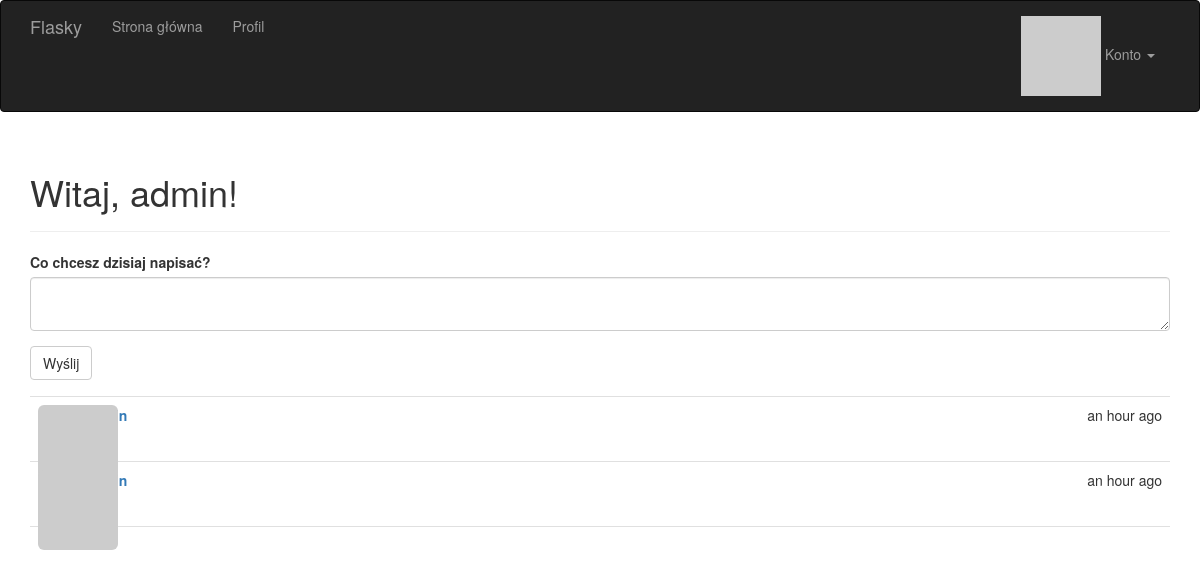
The page / (signed in) on the database its author committed.
### app/models.py (models this page shows, shortened)
class User(UserMixin, db.Model):
    __tablename__ = 'users'
    name = db.Column(db.String(64))
    location = db.Column(db.String(64))
    about_me = db.Column(db.Text())
    member_since = db.Column(db.DateTime(), default=datetime.utcnow)
    last_seen = db.Column(db.DateTime(), default=datetime.utcnow)
    id = db.Column(db.Integer, primary_key=True)
    email = db.Column(db.String(64), unique=True, index=True)
    username = db.Column(db.String(64), unique=True, index=True)
    password_hash = db.Column(db.String(128))
    confirmed = db.Column(db.Boolean, default=False)
    role_id = db.Column(db.Integer, db.ForeignKey('roles.id'))
    avatar_hash = db.Column(db.String(32))
    posts = db.relationship('Post', backref='author', lazy='dynamic')
    @property
    def password(self):
        raise AttributeError('Nie można odczytać atrybutu password')
    def can(self, perm):
        return self.role is not None and self.role.has_permission(perm)
    def ping(self):
        self.last_seen = datetime.utcnow()
        db.session.add(self)
        db.session.commit()
    def gravatar(self, size=100, default='identicon', rating='g'):
        if request.is_secure:
            url = 'https://secure.gravatar.com/avatar'
        else:
            url = 'http://secure.gravatar.com/avatar'
        hash = self.avatar_hash or self.gravatar_hash()
        return '{url}/{hash}?s={size}&d={default}&r={rating}'.format(url=url, hash=hash, size=size,
                                                                     default=default, rating=rating)
    def gravatar_hash(self):
        return hashlib.md5(self.email.lower().encode('utf-8')).hexdigest()

class Post(db.Model):
    __tablename__ = 'posts'
    id = db.Column(db.Integer, primary_key=True)
    body = db.Column(db.Text)
    timestamp = db.Column(db.DateTime, index=True, default=datetime.utcnow)
    author_id = db.Column(db.Integer, db.ForeignKey('users.id'))

### app/main/views.py (the view)
@main.route('/', methods=['GET', 'POST'])
def index():
    form = PostForm()
    if current_user.can(Permission.WRITE) and form.validate_on_submit():
        post = Post(body=form.body.data, author=current_user._get_current_object())
        db.session.add(post)
        db.session.commit()
        return redirect(url_for('.index'))
    posts = Post.query.order_by(Post.timestamp.desc()).all()
    return render_template('index.html', form=form, posts=posts)

### app/main/forms.py
class PostForm(FlaskForm):
    body = TextAreaField("Co chcesz dzisiaj napisać?", validators=[DataRequired()])
    submit = SubmitField('Wyślij')

### app/auth/views.py (called while the page is built)
@auth.before_app_request
def before_request():
    if current_user.is_authenticated:
        current_user.ping()
        if not current_user.confirmed \
                and request.endpoint \
                and request.blueprint != 'auth' \
                and request.endpoint != 'static':
            return redirect(url_for('auth.unconfirmed'))

### app/main/__init__.py (called while the page is built)
@main.app_context_processor
def inject_permissions():
    return dict(Permission=Permission)

### app/models.py (called while the page is built)
@login_manager.user_loader
def load_user(user_id):
    return User.query.get(int(user_id))

    def has_permission(self, perm):
        return self.permissions & perm == perm

### app/templates/index.html (shortened to what this page needs)
{% extends "base.html" %}
{% import "bootstrap/wtf.html" as wtf %}
{% block page_content %}
<div class="page-header">
    <h1>Witaj, {% if current_user.is_authenticated %}{{ current_user.username }}{% else %}Nieznajomy{% endif %}!</h1>
</div>
<div>
    {% if current_user.can(Permission.WRITE) %}
    {{ wtf.quick_form(form) }}
    {% endif %}
</div>
<ul class="posts">
    {% for post in posts %}
    <li class="post">
        <div class="post-thumbnail">
            <a href="{{ url_for('.user', username=post.author.username) }}">
                <img class="img-rounded profile-thumbnail" src="{{ post.author.gravatar(size=40) }}">
            </a>
        </div>
        <div class="post-content">
            <div class="post-date">{{ moment(post.timestamp).fromNow() }}</div>
            <div class="post-author"><a href="{{ url_for('.user', username=post.author.username) }}">{{ post.author.username }}</a></div>
            <div class="post-body">{{ post.body }}</div>
        </div>
    </li>
    {% endfor %}
</ul>
{% endblock %}

### app/static/styles.css (style rules this page uses)
.profile-thumbnail { position: absolute; }
ul.posts { list-style-type: none; padding: 0px; margin: 16px 0px 0px 0px; border-top: 1px solid #e0e0e0; }
ul.posts li.post { padding: 8px; border-bottom: 1px solid #e0e0e0; }
div.post-date { float: right; }
div.post-author { font-weight: bold; }
div.post-thumbnail { position: absolute; }
div.post-content { margin-left: 48px; min-height: 48px; }

### rows shown on the page
User: username "admin"
Post: timestamp "an hour ago"
Post: timestamp "an hour ago"
